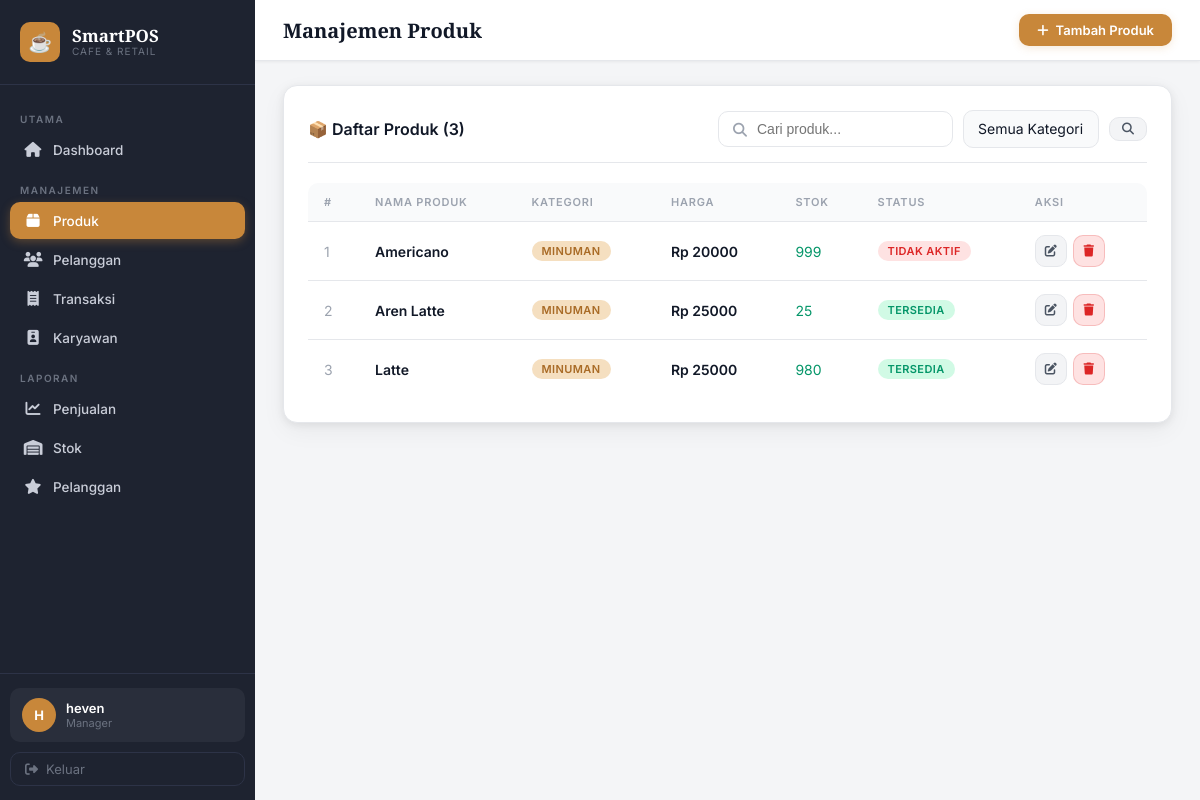
Screenshot of /products/ (signed in) with the database file from the repository.
### pos/models.py (models this page shows, shortened)
class BaseModel(models.Model):
    created_at = models.DateTimeField(auto_now_add=True)
    updated_at = models.DateTimeField(auto_now=True)
    class Meta:
        abstract = True  # tidak membuat tabel sendiri

class Product(BaseModel):
    CATEGORY_CHOICES = [
        ('food',        'Makanan'),
        ('beverage',    'Minuman'),
        ('snack',       'Snack'),
        ('merchandise', 'Merchandise'),
        ('other',       'Lainnya'),
    ]
    name         = models.CharField(max_length=100, verbose_name="Nama Produk")
    category     = models.CharField(max_length=50, choices=CATEGORY_CHOICES, default='other', verbose_name="Kategori")
    price        = models.DecimalField(max_digits=10, decimal_places=2, validators=[MinValueValidator(Decimal('0.01'))], verbose_name="Harga (Rp)")
    stock        = models.IntegerField(default=0, validators=[MinValueValidator(0)], verbose_name="Stok")
    is_available = models.BooleanField(default=True, verbose_name="Tersedia")
    class Meta:
        verbose_name        = "Produk"
        verbose_name_plural = "Produk"
        ordering            = ['category', 'name']
    def __init__(self, *args, **kwargs):
        super().__init__(*args, **kwargs)
        self.__discount = 0  # ENCAPSULATION: private, tidak bisa diakses dari luar

### pos/views.py (the view)
# urls.py: path('products/', views.ProductListView.as_view(), name='product_list'),
class ProductListView(LoginRequiredMixin, ListView):
    model = Product
    template_name = 'pos/products/list.html'
    context_object_name = 'products'
    login_url = '/login/'
    def get_queryset(self):
        queryset = Product.objects.all()
        search = self.request.GET.get('search', '')
        category = self.request.GET.get('category', '')
        if search:
            queryset = queryset.filter(name__icontains=search)
        if category:
            queryset = queryset.filter(category=category)
        return queryset.order_by('category', 'name')
    def get_context_data(self, **kwargs):
        context = super().get_context_data(**kwargs)
        context['page_title'] = 'Manajemen Produk'
        context['categories'] = Product.CATEGORY_CHOICES
        context['search'] = self.request.GET.get('search', '')
        context['selected_category'] = self.request.GET.get('category', '')
        return context

### pos/context_processors.py (called while the page is built, shortened)
def user_role(request):
    if not request.user.is_authenticated:
        return {}
    if request.user.is_superuser:
        return {
            'user_position':         'manager',
            'user_position_display': 'Manager',
            'is_full_access':        True,
            'can_manage_products':   True,
            'can_manage_employees':  True,
            'can_view_transactions': True,
            'can_create_transaction':True,
            'can_view_customers':    True,
            'can_view_reports':      True,
            'can_view_stock_report': True,
        }

### templates/pos/products/list.html (shortened to what this page needs)
{% extends 'pos/base.html' %}
{% block page_title %}Manajemen Produk{% endblock %}
{% block topbar_actions %}
<a href="{% url 'product_create' %}" class="btn-new" id="btn_add_product"><i class="fas fa-plus"></i> Tambah Produk</a>
{% endblock %}
{% block content %}
<div class="card">
  <div class="card-header">
    <span class="card-title">📦 Daftar Produk ({{ products|length }})</span>
    <form method="GET" style="display:flex;gap:10px;align-items:center;">
      <div class="search-bar">
        <span class="search-icon"><i class="fas fa-search"></i></span>
        <input type="text" name="search" value="{{ search }}" placeholder="Cari produk...">
      </div>
      <select name="category" class="form-control" style="width:auto;" onchange="this.form.submit()">
        <option value="">Semua Kategori</option>
      </select>
      <button type="submit" class="btn btn-secondary btn-sm"><i class="fas fa-search"></i></button>
    </form>
  </div>
  {% if products %}
  <div class="table-wrapper">
    <table>
      <thead><tr>
        <th>#</th><th>Nama Produk</th><th>Kategori</th>
        <th>Harga</th><th>Stok</th><th>Status</th><th>Aksi</th>
      </tr></thead>
      <tbody>
        {% for p in products %}
        <tr>
          <td style="color:var(--text-muted);">{{ forloop.counter }}</td>
          <td style="font-weight:600;">{{ p.name }}</td>
          <td><span class="badge badge-coffee">{{ p.get_category_display }}</span></td>
          <td style="color:var(--caramel);font-weight:600;">Rp {{ p.price|floatformat:0 }}</td>
          <td>
            {% if p.stock == 0 %}<span style="color:var(--red);">Habis</span>
            {% elif p.stock <= 5 %}<span style="color:var(--yellow);">{{ p.stock }} ⚠️</span>
            {% else %}<span style="color:var(--green);">{{ p.stock }}</span>{% endif %}
          </td>
          <td>
            {% if p.is_available %}<span class="badge badge-success">Tersedia</span>
            {% else %}<span class="badge badge-danger">Tidak Aktif</span>{% endif %}
          </td>
          <td>
            <div class="action-group">
              <a href="{% url 'product_update' p.id %}" class="btn btn-secondary btn-sm btn-icon" title="Edit" id="edit_product_{{ p.id }}"><i class="fas fa-edit"></i></a>
              <a href="{% url 'product_delete' p.id %}" class="btn btn-danger btn-sm btn-icon" title="Hapus" id="del_product_{{ p.id }}"><i class="fas fa-trash"></i></a>
            </div>
          </td>
        </tr>
        {% endfor %}
      </tbody>
    </table>
  </div>
  {% else %}
  <div class="empty-state"><div class="empty-icon">📦</div><p>Belum ada produk. <a href="{% url 'product_create' %}" style="color:var(--caramel);">Tambah sekarang</a></p></div>
  {% endif %}
</div>
{% endblock %}

### templates/pos/base.html (shortened to what this page needs)
<!DOCTYPE html>
<html lang="id">
<head>
  {% load static %}
  <link rel="stylesheet" href="{% static 'css/style.css' %}">
  <link rel="stylesheet" href="https://cdnjs.cloudflare.com/ajax/libs/font-awesome/6.5.0/css/all.min.css">
</head>
<body>
<div class="app-wrapper">
  <aside class="sidebar">
    <div class="sidebar-brand">
      <div class="brand-icon">☕</div>
      <div>
        <div class="brand-name">SmartPOS</div>
        <div class="brand-sub">Cafe & Retail</div>
      </div>
    </div>
    <nav class="sidebar-nav">
      <div class="nav-section-label">Utama</div>
      <a href="{% url 'dashboard' %}" class="nav-item {% if request.resolver_match.url_name == 'dashboard' %}active{% endif %}">
        <span class="nav-icon"><i class="fas fa-house"></i></span> Dashboard
      </a>
      <div class="nav-section-label">Manajemen</div>
      <a href="{% url 'product_list' %}" class="nav-item {% if 'product' in request.resolver_match.url_name %}active{% endif %}">
        <span class="nav-icon"><i class="fas fa-box"></i></span> Produk
      </a>
      {% if can_view_customers %}
      <a href="{% url 'customer_list' %}" class="nav-item {% if 'customer' in request.resolver_match.url_name and request.resolver_match.url_name != 'report_customers' %}active{% endif %}">
        <span class="nav-icon"><i class="fas fa-users"></i></span> Pelanggan
      </a>
      {% endif %}
      {% if can_view_transactions %}
      <a href="{% url 'transaction_list' %}" class="nav-item {% if 'transaction' in request.resolver_match.url_name %}active{% endif %}">
        <span class="nav-icon"><i class="fas fa-receipt"></i></span> Transaksi
      </a>
      {% endif %}
      {% if can_manage_employees %}
      <a href="{% url 'employee_list' %}" class="nav-item {% if 'employee' in request.resolver_match.url_name %}active{% endif %}">
        <span class="nav-icon"><i class="fas fa-id-badge"></i></span> Karyawan
      </a>
      {% endif %}
      {% if is_full_access or can_view_stock_report %}
      <div class="nav-section-label">Laporan</div>
      {% if is_full_access %}
      <a href="{% url 'report_sales' %}" class="nav-item {% if request.resolver_match.url_name == 'report_sales' %}active{% endif %}">
        <span class="nav-icon"><i class="fas fa-chart-line"></i></span> Penjualan
      </a>
      {% endif %}
      {% if can_view_stock_report %}
      <a href="{% url 'report_stock' %}" class="nav-item {% if request.resolver_match.url_name == 'report_stock' %}active{% endif %}">
        <span class="nav-icon"><i class="fas fa-warehouse"></i></span> Stok
      </a>
      {% endif %}
      {% if is_full_access %}
      <a href="{% url 'report_customers' %}" class="nav-item {% if request.resolver_match.url_name == 'report_customers' %}active{% endif %}">
        <span class="nav-icon"><i class="fas fa-star"></i></span> Pelanggan
      </a>
      {% endif %}
      {% endif %}
    </nav>
    <div class="sidebar-footer">
      <div class="user-card">
        <div class="user-avatar">{{ request.user.username|slice:":1"|upper }}</div>
        <div>
          <div class="user-name">{{ request.user.get_full_name|default:request.user.username }}</div>
          <div class="user-role">{{ user_position_display|default:"Kasir" }}</div>
        </div>
      </div>
      <a href="{% url 'logout' %}" class="btn-logout">
        <i class="fas fa-sign-out-alt"></i> Keluar
      </a>
    </div>
  </aside>
  <main class="main-content">
    <div class="topbar">
      <h1 class="page-title">{% block page_title %}Dashboard{% endblock %}</h1>
      <div class="topbar-right">
        {% block topbar_actions %}{% endblock %}
      </div>
    </div>
    <div class="page-body">
      {% block content %}{% endblock %}
    </div>
  </main>
</div>
{% load static %}
</body>
</html>

### rows the page displays
Product: name "Americano", category "MINUMAN", price "20000", stock "999", is_available "TIDAK AKTIF"
Product: name "Aren Latte", category "MINUMAN", price "25000", stock "25", is_available "TERSEDIA"
Product: name "Latte", category "MINUMAN", price "25000", stock "980", is_available "TERSEDIA"

### other values shown
{{ request.user.username|slice:":1"|upper }} "H"
{{ request.user.get_full_name|default:request.user.username }} "heven"
{{ user_position_display|default:"Kasir" }} "Manager"
{{ products|length }} "3"
